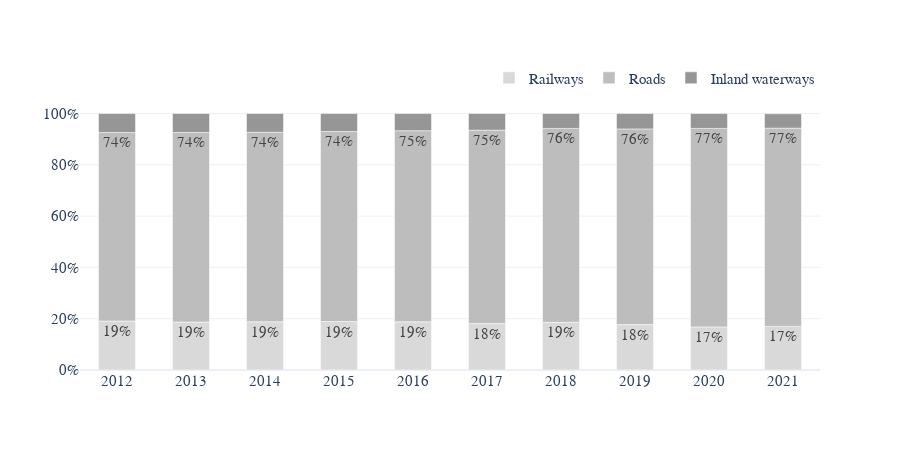

Source (notebook cell):
### Code cell
df = pd.read_excel("../data/plots/Modal_split.xlsx", sheet_name = "EU over time", index_col = 0)
df.columns = df.iloc[7]
df = df.iloc[8:18]
df = df/100
fig = go.Figure()
for i in df.columns[:-1]:
    fig.add_trace(go.Bar(x = df.index, y = df[f"{i}"], name = i, text = df[f"{i}"], width = 0.5))
fig.update_traces(texttemplate='%{text:.0%}', textfont = {"size": 15})
i = df.columns[-1]
fig.add_trace(go.Bar(x = df.index, y = df[f"{i}"], name = i, width = 0.5))
fig.update_yaxes(tickformat = ".0%")
fig.update_layout(barmode='relative', colorway = [px.colors.sequential.Greys[i] for i in [2,3,4]], 
                  height = 450, legend = legend_horizontal)

### Figure 1 — Plotly figure (JSON) as saved in the notebook; plotly's stock layout.template omitted (floating-point values rounded to 4 significant figures)
{"data": [{"name": "Railways", "text": [0.191, 0.187, 0.188, 0.189, 0.188, 0.181, 0.186, 0.177, 0.168, 0.17], "textfont": {"size": 15}, "texttemplate": "%{text:.0%}", "type": "bar", "width": 0.5, "x": ["2012", "2013", "2014", "2015", "2016", "2017", "2018", "2019", "2020", "2021"], "y": [0.191, 0.187, 0.188, 0.189, 0.188, 0.181, 0.186, 0.177, 0.168, 0.17]}, {"name": "Roads", "text": [0.735, 0.739, 0.739, 0.741, 0.745, 0.754, 0.756, 0.763, 0.774, 0.773], "textfont": {"size": 15}, "texttemplate": "%{text:.0%}", "type": "bar", "width": 0.5, "x": ["2012", "2013", "2014", "2015", "2016", "2017", "2018", "2019", "2020", "2021"], "y": [0.735, 0.739, 0.739, 0.741, 0.745, 0.754, 0.756, 0.763, 0.774, 0.773]}, {"name": "Inland waterways", "type": "bar", "width": 0.5, "x": ["2012", "2013", "2014", "2015", "2016", "2017", "2018", "2019", "2020", "2021"], "y": [0.074, 0.074, 0.073, 0.07, 0.067, 0.065, 0.058, 0.06, 0.058, 0.056]}], "layout": {"barmode": "relative", "colorway": ["rgb(217,217,217)", "rgb(189,189,189)", "rgb(150,150,150)"], "height": 450, "legend": {"orientation": "h", "x": 1, "xanchor": "right", "y": 1.02, "yanchor": "bottom"}, "yaxis": {"tickformat": ".0%"}}}
